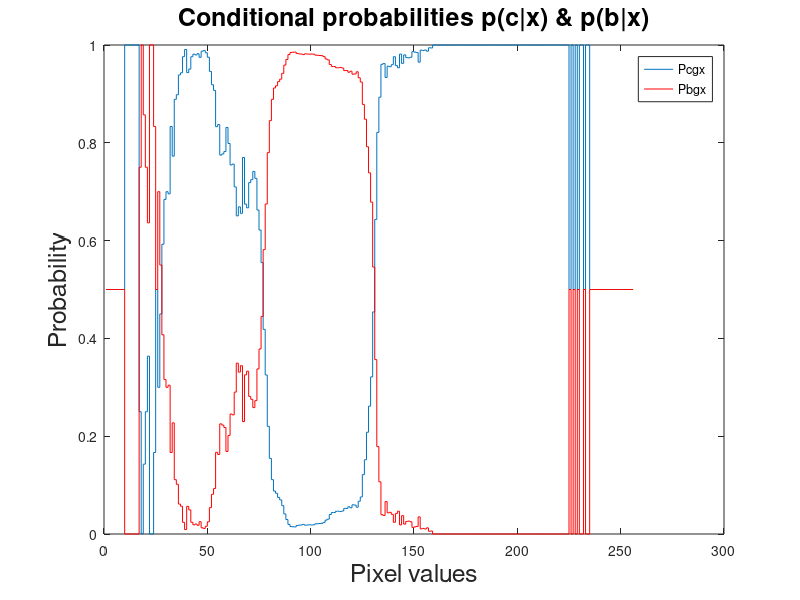

Here is the MATLAB script that generated this plot:
%CPS527--HW1Q7_3
clc;
clear all;
S = load ('hw1.mat');
Pxgc = S.pxgc;
Pxgb = S.pxgb;
Pc = 58299 / (1024 * 1024);
Pb = 1 - Pc;
%calculate pcgx
Pxc = Pxgc .* Pc;
Px = Pxgc .* Pc + Pxgb .* Pb;
[row_zero_idx, col_zero_idx] = find(Px == 0);
Pcgx = Pxc ./ Px;
%for the ?NaN? in Pcgx and Pbgx, we assigned them as 1/2
Pcgx(row_zero_idx, :) = 1 / 2;
%calculate pbgx
Pxb = Pxgb .* Pb;
Pbgx = Pxb ./ Px;
%for the ?NaN? in Pcgx and Pbgx, we assigned them as 1/2
Pbgx(row_zero_idx, :) = 1 / 2;
stairs(Pcgx);
hold on
stairs(Pbgx, 'color', 'red');
title('Conditional probabilities p(c|x) & p(b|x)','fontsize',18);
xlabel('Pixel values','fontsize',18);
ylabel('Probability','fontsize',18);
legend('Pcgx','Pbgx');




%calculate tau
Epc = sum(Pcgx .* Px, 1);


% Pcgx = bayes(Pxgc, Pc);
% Pbgx = bayes(Pxgb, Pb);
